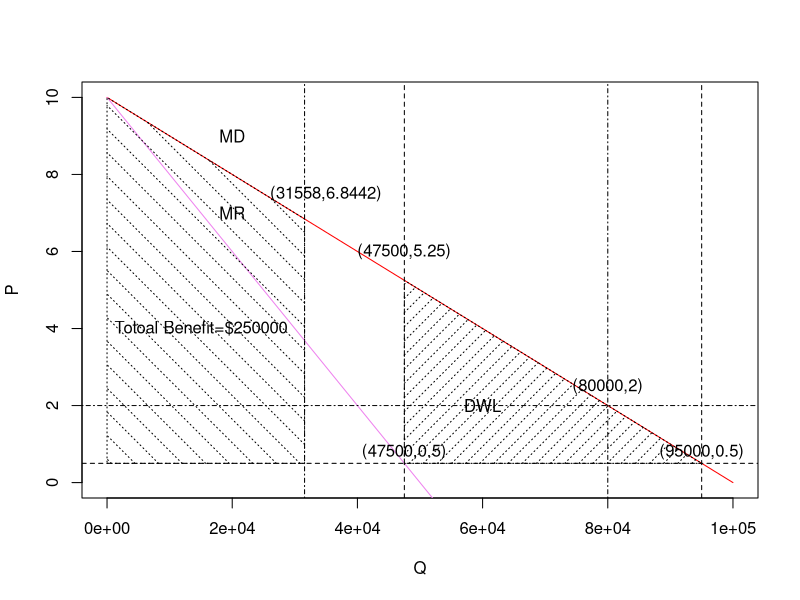

Recreate this plot in R.
## ---- chunk 1
curve(10-0.0001*x, 0, 100000,col = "red",xlab ="Q", ylab ="P");text(20000,9, "MD")
curve(10-0.0002*x, add = TRUE, col = "violet");text(20000,7, "MR")
abline(h = 0.5, lty = 2);abline(h = 2, lty = 4)
abline(v =95000, lty=2);text(95000,0.8, "(95000,0.5)")
abline(v =47500, lty=2);text(47500,6, "(47500,5.25)");text(47500,0.8, "(47500,0.5)")
abline(v =80000, lty=4);text(80000,2.5, "(80000,2)")
polygon(x=c(47500,95000,47500), y=c(0.5,0.5,5.25), density=10, angle=45,lty =3);text(60000,2, "DWL")
abline(v =31558, lty=4);text(35000,7.5, "(31558,6.8442)")
polygon(x=c(0,31558,31558,0), y=c(0.5,0.5,6.8442,10), density=6, angle=-45,lty =3);text(15000,4, "Totoal Benefit=$250000")

uniroot(function(x)(-0.00005*x^2+9.5*x-250000), lower=0, upper=100000)$root


